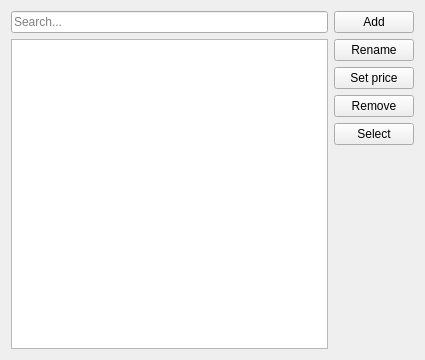
<?xml version="1.0" encoding="UTF-8"?>
<ui version="4.0">
 <class>SecurityForm</class>
 <widget class="QWidget" name="SecurityForm">
  <property name="windowModality">
   <enum>Qt::WindowModal</enum>
  </property>
  <property name="geometry">
   <rect>
    <x>0</x>
    <y>0</y>
    <width>425</width>
    <height>360</height>
   </rect>
  </property>
  <property name="windowTitle">
   <string>Securities</string>
  </property>
  <property name="locale">
   <locale language="English" country="UnitedKingdom"/>
  </property>
  <layout class="QHBoxLayout" name="horizontalLayout">
   <item>
    <layout class="QVBoxLayout" name="leftVerticalLayout">
     <item>
      <layout class="QHBoxLayout" name="controlsHorizontalLayout">
       <item>
        <widget class="QLineEdit" name="searchLineEdit">
         <property name="placeholderText">
          <string>Search...</string>
         </property>
         <property name="clearButtonEnabled">
          <bool>true</bool>
         </property>
        </widget>
       </item>
      </layout>
     </item>
     <item>
      <widget class="QTableView" name="tableView">
       <property name="selectionMode">
        <enum>QAbstractItemView::SingleSelection</enum>
       </property>
       <property name="selectionBehavior">
        <enum>QAbstractItemView::SelectRows</enum>
       </property>
       <property name="sortingEnabled">
        <bool>true</bool>
       </property>
       <attribute name="horizontalHeaderHighlightSections">
        <bool>false</bool>
       </attribute>
       <attribute name="horizontalHeaderStretchLastSection">
        <bool>true</bool>
       </attribute>
       <attribute name="verticalHeaderVisible">
        <bool>false</bool>
       </attribute>
      </widget>
     </item>
    </layout>
   </item>
   <item>
    <layout class="QVBoxLayout" name="rightVerticalLayout">
     <item>
      <widget class="QPushButton" name="addButton">
       <property name="text">
        <string>Add</string>
       </property>
      </widget>
     </item>
     <item>
      <widget class="QPushButton" name="renameButton">
       <property name="text">
        <string>Rename</string>
       </property>
      </widget>
     </item>
     <item>
      <widget class="QPushButton" name="setPriceButton">
       <property name="text">
        <string>Set price</string>
       </property>
      </widget>
     </item>
     <item>
      <widget class="QPushButton" name="removeButton">
       <property name="text">
        <string>Remove</string>
       </property>
      </widget>
     </item>
     <item>
      <widget class="QPushButton" name="selectButton">
       <property name="text">
        <string>Select</string>
       </property>
      </widget>
     </item>
     <item>
      <spacer name="verticalSpacer">
       <property name="orientation">
        <enum>Qt::Vertical</enum>
       </property>
       <property name="sizeHint" stdset="0">
        <size>
         <width>20</width>
         <height>40</height>
        </size>
       </property>
      </spacer>
     </item>
    </layout>
   </item>
  </layout>
 </widget>
 <resources/>
 <connections/>
</ui>
